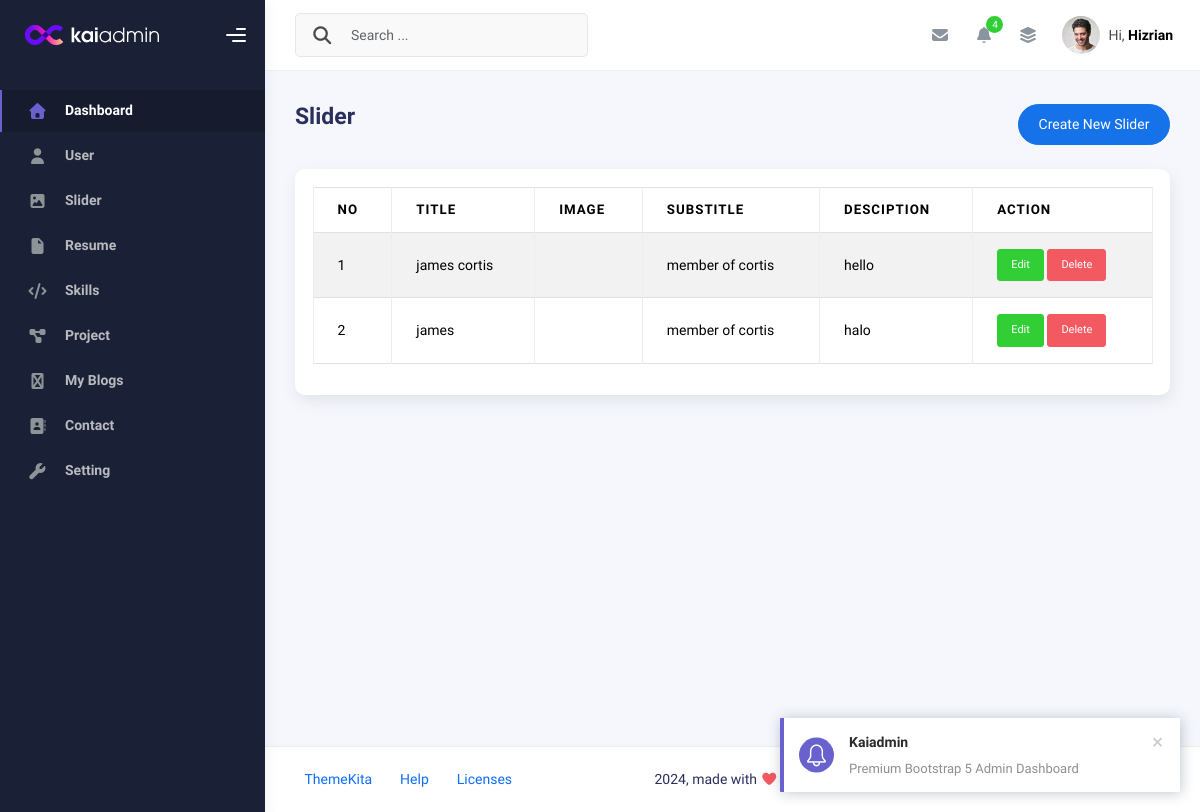
Page /project-crud-main/slider.php (signed in) on the earlier database version.
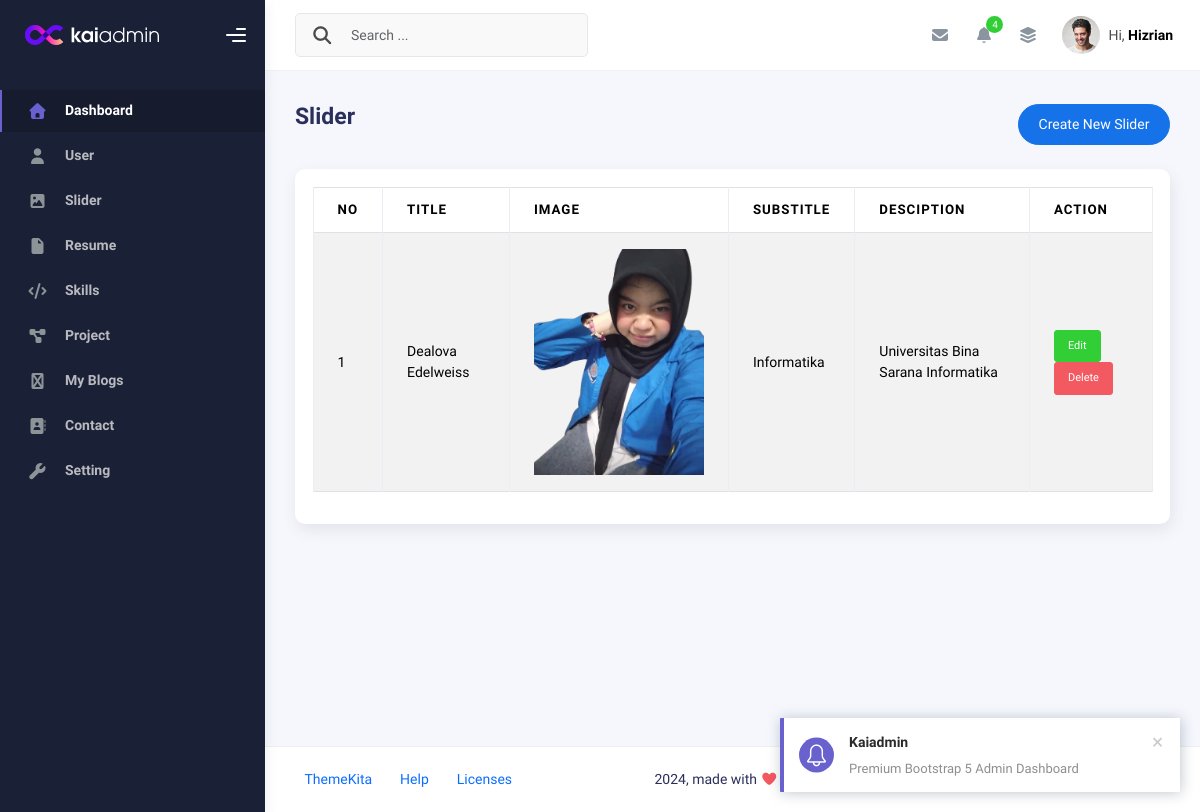
Same page on the later database version.
### tables this page shows
CREATE TABLE `sliders` (
  `id` int(11) NOT NULL,
  `title` varchar(50) NOT NULL,
  `substitle` varchar(50) NOT NULL,
  `description` text DEFAULT NULL,
  `button1_text` varchar(30) NOT NULL,
  `button1_link` varchar(50) NOT NULL,
  `button2_text` varchar(30) NOT NULL,
  `button2_link` varchar(50) NOT NULL,
  `image` varchar(100) DEFAULT NULL,
  `is_active` tinyint(1) NOT NULL DEFAULT 1,
  `created_at` timestamp NOT NULL DEFAULT current_timestamp(),
  `updated_at` timestamp NULL DEFAULT NULL ON UPDATE current_timestamp()
);

### project-crud-main/slider.php (the view, shortened to what this page needs)
<?php
include "config/koneksi.php";
$query = mysqli_query($conn, "SELECT * FROM sliders ORDER BY id DESC");
$rows = mysqli_fetch_all($query, MYSQLI_ASSOC);
?>
<!DOCTYPE html>
<html lang="en">
<head>
  <?php
  include "inc/css.php";
  ?>
</head>
<body>
  <div class="wrapper">
    <?php
    include "inc/sidebar.php";
    ?>
    <div class="main-panel">
      <div class="main-header">
        <?php
        include "inc/navbar.php";
        ?>
      </div>
      <div class="container">
        <div class="page-inner">
          <div
            class="d-flex align-items-left align-items-md-center flex-column flex-md-row pt-2 pb-4">
            <div>
              <h3 class="fw-bold mb-3">Slider</h3>
            </div>
            <div class="ms-md-auto py-2 py-md-0">
              <a href="create-sliders.php" class="btn btn-primary btn-round">Create New Slider</a>
            </div>
          </div>
          <div class="row">
            <div class="col-sm-6 col-md-12">
              <div class="card">
                <div class="card-body">
                  <table class="table table-bordered table-striped">
                    <thead>
                      <tr>
                        <th>No</th>
                        <th>Title</th>
                        <th>Image</th>
                        <th>Substitle</th>
                        <th>Desciption</th>
                        <th>Action</th>
                      </tr>
                    </thead>
                    <tb>
                      <?php
                      foreach ($rows as $index => $row): ?>
                      <tr>
                        <td><?php echo $index += 1 ?></td>
                        <td><?php echo $row ['title']  ?></td>
                        <td>
                          <img src="assets/img/<?= $row['image'] ?>" width="170" alt="">
                        </td>
                        <td><?php echo $row ['substitle'] ?></td>
                        <td><?php echo $row ['description'] ?></td>
                        <td>
                          <a class="btn btn-success btn-sm"
                          href="create-sliders.php?edit=<?php echo $row['id']?>
                          ">Edit</a>
                          <a onclick="return confirm('Are you sure wanna delete this data?')" class="btn btn-danger btn-sm"
                          href="slider.php?delete=<?php echo $row['id']?>">Delete</a>
                        </td>
                      </tr>
                      <?php endforeach ?>
                    </tb>
                  </table>
                </div>
              </div>
            </div>
          </div>
        </div>
      </div>
      <footer class="footer">
        <div class="container-fluid d-flex justify-content-between">
          <nav class="pull-left">
            <ul class="nav">
              <li class="nav-item">
                <a class="nav-link" href="http://www.themekita.com">
                  ThemeKita
                </a>
              </li>
              <li class="nav-item">
                <a class="nav-link" href="#"> Help </a>
              </li>
              <li class="nav-item">
                <a class="nav-link" href="#"> Licenses </a>
              </li>
            </ul>
          </nav>
          <div class="copyright">
            2024, made with <i class="fa fa-heart heart text-danger"></i> by
            <a href="http://www.themekita.com">ThemeKita</a>
          </div>
          <div>
            <a target="_blank" href="https://themewagon.com/">ThemeWagon</a>.
          </div>
        </div>
      </footer>
    </div>
  </div>
</body>
</html>

Differences in the rows shown:
removed sliders: index "1", title "james cortis", substitle "member of cortis", description "hello"
removed sliders: index "2", title "james", substitle "member of cortis", description "halo"
added sliders: index "1", title "Dealova Edelweiss", image (picture), substitle "Informatika", description "Universitas Bina Sarana Informatika"
